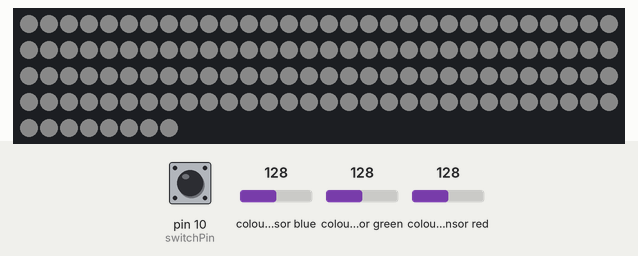
Recording of a sketch running on a simulated Arduino Uno, built with avr-gcc and run on an emulated ATmega328P. On the bench: 128 RGB LEDs in strip order, left to right, continuing on the next row. The test bench sets the inputs (shaded band); at power-on: pin 10 (switchPin) HIGH, colour sensor blue 128, colour sensor green 128, colour sensor red 128. Dim RGB values are drawn brighter than linear; random numbers use the default seed unless the sketch sets one; what the sketch prints to the serial monitor is not drawn.

Above: at 9.1 s.
9.2 s: pin 10 (switchPin) pulled LOW for 0.15 s
At 9.39 s:
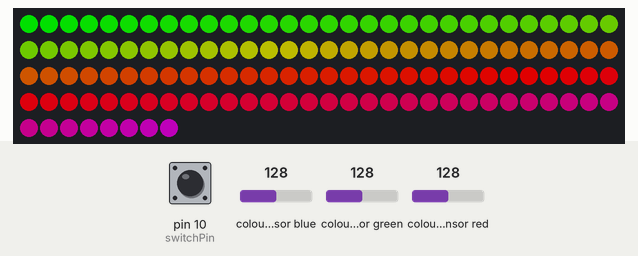
At 10.01 s:
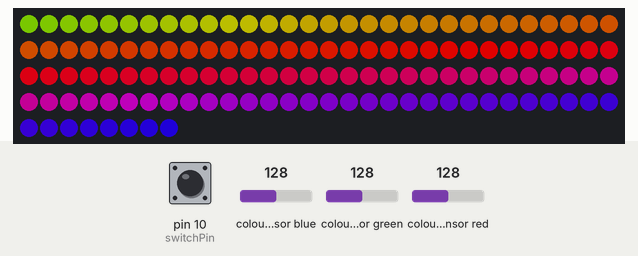
18.1 s: pin 10 (switchPin) pulled LOW for 3.2 s
At 19.7 s:
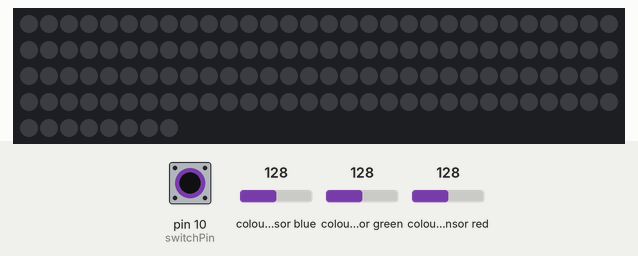

Measured:
- after the input at 9.2 s, the LEDs: change at once (image 1)

The sketch:

umbrella.ino
```cpp
#include <Wire.h>
#include "Adafruit_TCS34725.h"
#include <Adafruit_NeoPixel.h>

#define PIN 6
#define TPIXEL 128 //The total amount of pixel's/led's in your connected strip/stick (Default is 60)

int switchPin = 10; // switch is connected to pin 10
int val; // variable for reading the pin status
int val2;
int buttonState; // variable to hold the button state
int lightMode = 0; // how many times the button has been pressed

Adafruit_NeoPixel strip = Adafruit_NeoPixel(TPIXEL, PIN, NEO_GRB + NEO_KHZ800);
// our RGB -> eye-recognized gamma color
byte gammatable[256];
Adafruit_TCS34725 tcs = Adafruit_TCS34725(TCS34725_INTEGRATIONTIME_50MS, TCS34725_GAIN_4X);

void setup() {
Serial.begin(9600); // Set up serial communication at 9600bps
pinMode(switchPin, INPUT_PULLUP); // Set the switch pin as input
pinMode(PIN, OUTPUT);
strip.setBrightness(160); //adjust brightness here
buttonState = digitalRead(switchPin); // read the initial state
strip.begin();
strip.show(); // Initialize all pixels to 'off'
if (tcs.begin()) {
Serial.println("Found sensor");
} else {
Serial.println("No TCS34725 found ... check your connections");
while (1); // halt!
}
// thanks PhilB for this gamma table!
// it helps convert RGB colors to what humans see
for (int i=0; i<256; i++) {
float x = i;
x /= 255;
x = pow(x, 2.5);
x *= 255;
gammatable[i] = x;
//Serial.println(gammatable[i]);
}
for (int i=0; i<3; i++){ //this sequence flashes the first pixel three times as a countdown to the color reading.
strip.setPixelColor (0, strip.Color(188, 188, 188)); //white, but dimmer-- 255 for all three values makes it blinding!
strip.show();
delay(1000);
strip.setPixelColor (0, strip.Color(0, 0, 0));
strip.show();
delay(500);
}
uint16_t clear, red, green, blue;

tcs.setInterrupt(false); // turn on LED

delay(60); // takes 50ms to read
tcs.getRawData(&red, &green, &blue, &clear);
tcs.setInterrupt(true); // turn off LED
Serial.print("C:\t"); Serial.print(clear);
Serial.print("\tR:\t"); Serial.print(red);
Serial.print("\tG:\t"); Serial.print(green);
Serial.print("\tB:\t"); Serial.print(blue);
// Figure out some basic hex code for visualization
uint32_t sum = red;
sum += green;
sum += blue;
sum = clear;
float r, g, b;
r = red; r /= sum;
g = green; g /= sum;
b = blue; b /= sum;
r *= 256; g *= 256; b *= 256;
Serial.print("\t");
Serial.print((int)r, HEX); Serial.print((int)g, HEX); Serial.print((int)b, HEX);
Serial.println();

Serial.print((int)r ); Serial.print(" "); Serial.print((int)g);Serial.print(" "); Serial.println((int)b );
 colorWipe(strip.Color(gammatable[(int)r], gammatable[(int)g], gammatable[(int)b]), 0);
}

// Fill the dots one after the other with a color
void colorWipe(uint32_t c, uint8_t wait) {
  for(uint16_t i=0; i<strip.numPixels(); i++) {
    strip.setPixelColor(i, c);
    strip.show();
    delay(20);
  }
}

void loop(){
  //rain();
  val = digitalRead(switchPin); // read input value and store it in val
  delay (20);
  val2 = digitalRead(switchPin);
  if (val == val2) {
    if (val != buttonState && val==LOW) { // the button state has changed!
        if (lightMode == 0) {
          lightMode = 1;
        }
      else if (lightMode == 1) {
          lightMode = 2;
        }
      else if (lightMode == 2){
          lightMode = 3;
          //delay (20);
        }
      else if (lightMode == 3) {
          lightMode = 0;
        }
      }
    }

buttonState = val; // save the new state in our variable
if (lightMode == 0) {
strip.show();
}
if (lightMode == 1) {
rainbow(10);
delay(20);
}
if (lightMode == 2) {
rain();
delay(20);
}
if (lightMode == 3) {
rainbowCycle(10);
delay(20);
  }
}
// Rain Program

void rain() {
// Create an array of 20 raindrops
  const int count = 20;
  int pos[count];
// Set each rain drop at the starting gate.
// Signify by a position of -1
for( int i=0; i < count; i++) {
pos[i]=-1;
}
// Main loop. Keep looping until we've done
// enough "frames."
boolean done=false;
int counter = 0;
while(!done) {
// Start by turning all LEDs off:
for(int i=0; i<strip.numPixels(); i++)
strip.setPixelColor(i, 0);

// Loop for each rain drop
for( int i=0; i < count; i++) {
// If the drop is out of the starting gate,
// turn on the LED for it.
if( pos[i] >= 0 ) {
strip.setPixelColor(pos[i], strip.Color(0,0,127));
// Move the drop down one row
pos[i] -= 7;
// If we've fallen off the strip, but us back at the starting gate.
if( pos[i] < 0 )
pos[i]=-1;
}
// If this drop is at the starting gate, randomly
// see if we should start it falling.
if ( pos[i] == -1 && random(40) == 0 && counter < 380 ) {
// Pick one of the 6 starting spots to begin falling
pos[i] = 143-random(6);
}
strip.show();
delay(2);
}

}
}
//Rainbow Program
void rainbow(uint8_t wait) {
  uint16_t i, j;

  for(j=0; j<256; j++) {
    for(i=0; i<strip.numPixels(); i++) {
strip.setPixelColor(i, Wheel((i+j) & 255));
}
strip.show();
    delay(wait);
  }
}

// Rainbow Cycle Program - Equally distributed
void rainbowCycle(uint8_t wait) {
uint16_t i, j;

for(j=0; j<256*5; j++) { // 5 cycles of all colors on wheel
for(i=0; i< strip.numPixels(); i++) {
strip.setPixelColor(i, Wheel(((i * 256 / strip.numPixels()) + j) & 255));
}
strip.show();
delay(wait);
}
}
// Input a value 0 to 255 to get a color value.
// The colours are a transition r - g - b - back to r.
uint32_t Wheel(byte WheelPos) {
if(WheelPos < 85) {
return strip.Color(WheelPos * 3, 255 - WheelPos * 3, 0);
} else if(WheelPos < 170) {
WheelPos -= 85;
return strip.Color(255 - WheelPos * 3, 0, WheelPos * 3);
} else {
WheelPos -= 170;
return strip.Color(0, WheelPos * 3, 255 - WheelPos * 3);
}
}
```
